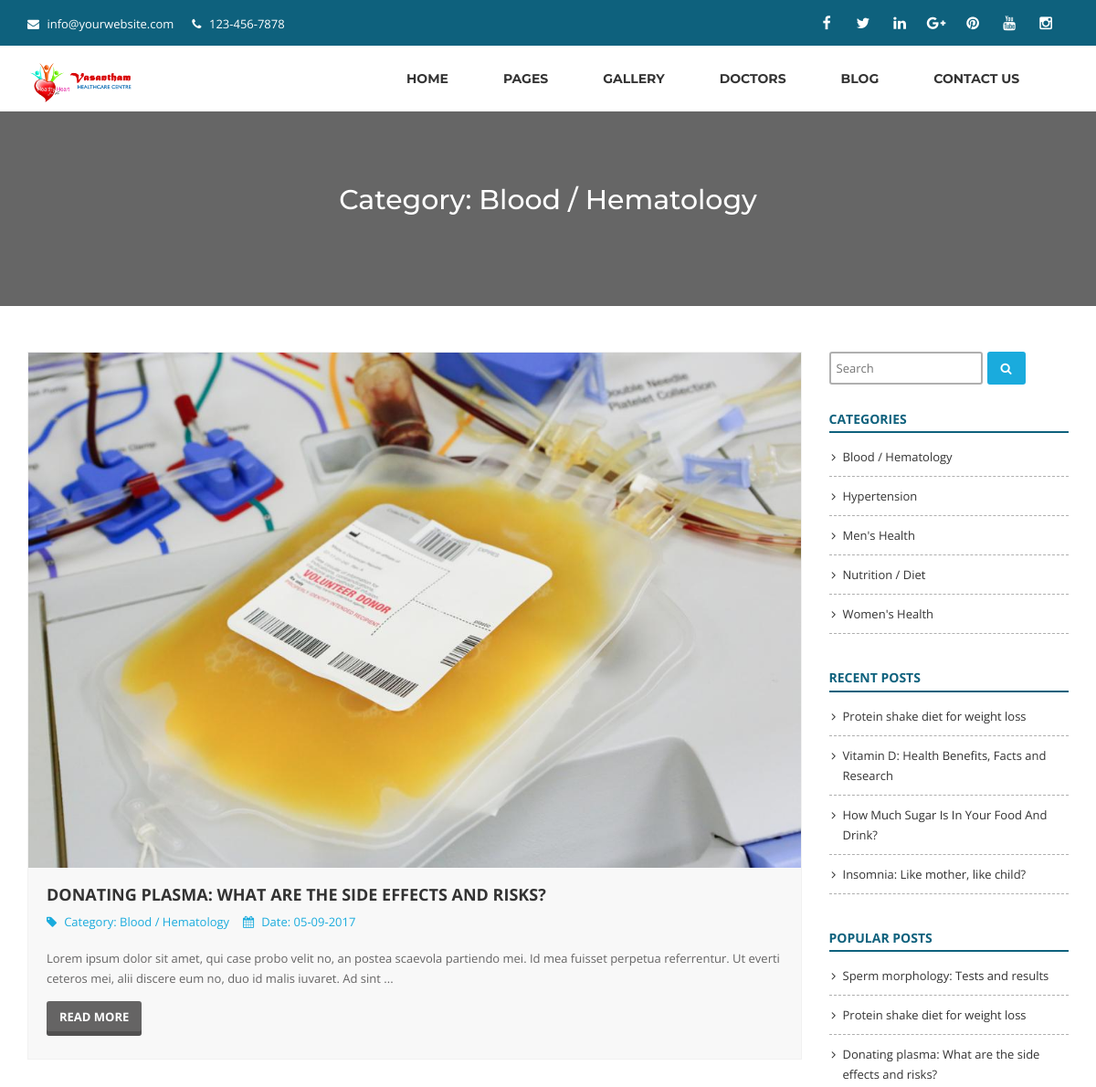
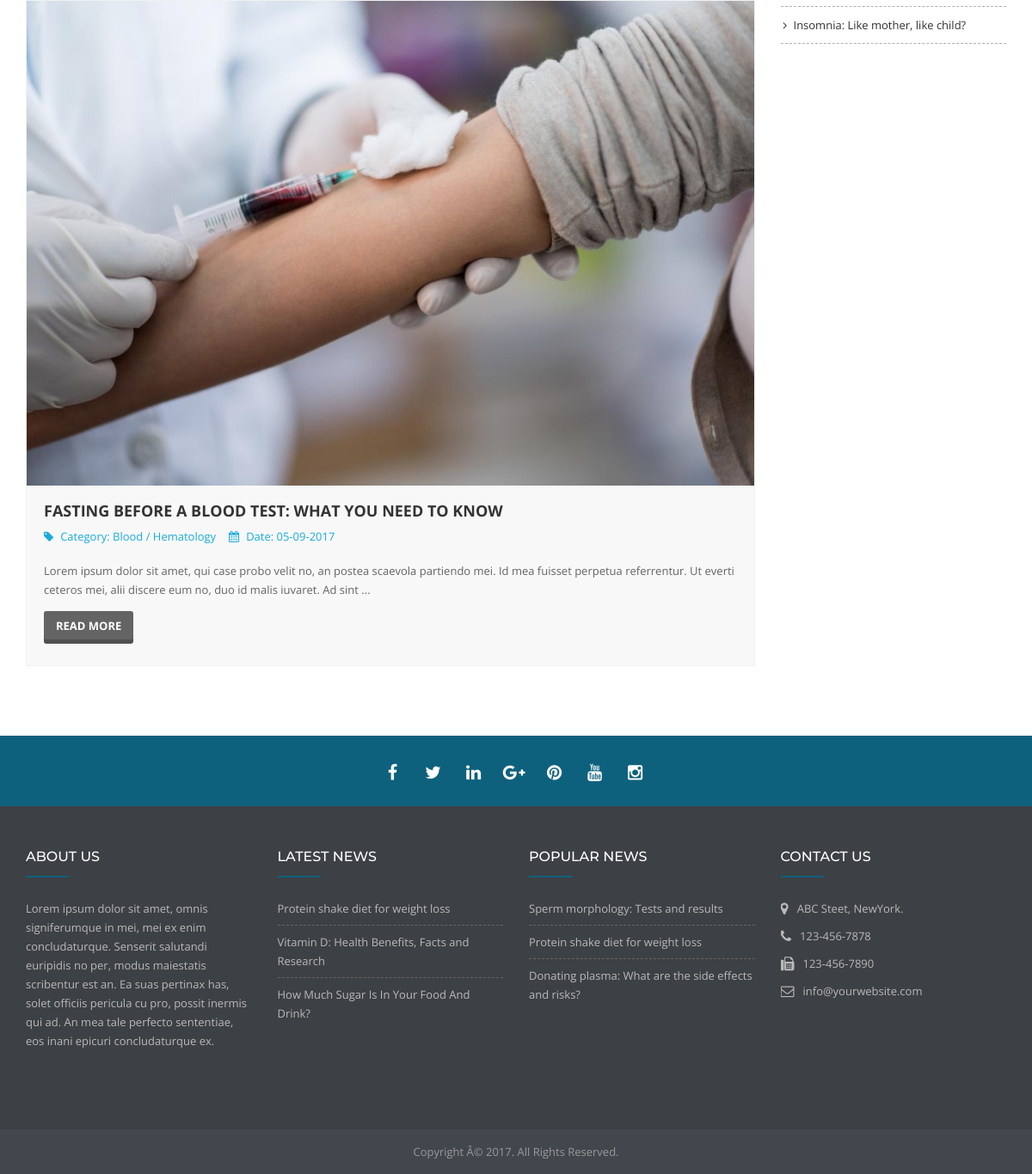
Page /category.php?slug=blood-hematology (signed in) on the committed database (2 pictures, top to bottom).
### tables this page shows
CREATE TABLE `settings` (
  `id` int(11) NOT NULL,
  `logo` varchar(255) NOT NULL,
  `favicon` varchar(255) NOT NULL,
  `footer_about` text NOT NULL,
  `footer_copyright` text NOT NULL,
  `contact_address` text NOT NULL,
  `contact_email` varchar(255) NOT NULL,
  `contact_phone` varchar(255) NOT NULL,
  `contact_fax` varchar(255) NOT NULL,
  `contact_map_iframe` text NOT NULL,
  `receive_email` varchar(255) NOT NULL,
  `receive_email_subject` varchar(255) NOT NULL,
  `receive_email_thank_you_message` text NOT NULL,
  `total_recent_news_footer` int(10) NOT NULL,
  `total_popular_news_footer` int(10) NOT NULL,
  `total_recent_news_sidebar` int(11) NOT NULL,
  `total_popular_news_sidebar` int(11) NOT NULL,
  `total_recent_news_home_page` int(11) NOT NULL,
  `meta_title_home` text NOT NULL,
  `meta_keyword_home` text NOT NULL,
  `meta_description_home` text NOT NULL,
  `home_title_service` varchar(255) NOT NULL,
  `home_subtitle_service` varchar(255) NOT NULL,
  `home_status_service` int(11) NOT NULL,
  `home_title_department` varchar(255) NOT NULL,
  `home_subtitle_department` varchar(255) NOT NULL,
  `home_status_department` int(11) NOT NULL,
  `home_title_doctor` varchar(255) NOT NULL,
  `home_subtitle_doctor` varchar(255) NOT NULL,
  `home_status_doctor` int(11) NOT NULL,
  `home_title_pricing` varchar(255) NOT NULL,
  `home_subtitle_pricing` varchar(255) NOT NULL,
  `home_status_pricing` int(11) NOT NULL,
  `home_title_testimonial` varchar(255) NOT NULL,
  `home_subtitle_testimonial` varchar(255) NOT NULL,
  `home_status_testimonial` int(11) NOT NULL,
  `home_title_news` varchar(255) NOT NULL,
  `home_subtitle_news` varchar(255) NOT NULL,
  `home_status_news` int(11) NOT NULL,
  `home_title_partner` varchar(255) NOT NULL,
  `home_subtitle_partner` varchar(255) NOT NULL,
  `home_status_partner` int(11) NOT NULL,
  `color` varchar(20) NOT NULL
);

CREATE TABLE `social` (
  `social_id` int(11) NOT NULL,
  `social_name` varchar(30) NOT NULL,
  `social_url` varchar(255) NOT NULL,
  `social_icon` varchar(30) NOT NULL
);

CREATE TABLE `menu` (
  `menu_id` int(11) NOT NULL,
  `menu_type` varchar(255) NOT NULL,
  `menu_name` varchar(255) NOT NULL,
  `category_or_page_slug` varchar(255) NOT NULL,
  `menu_order` int(11) NOT NULL,
  `menu_parent` int(11) NOT NULL,
  `menu_url` varchar(255) NOT NULL
);

CREATE TABLE `category` (
  `category_id` int(11) NOT NULL,
  `category_name` varchar(255) NOT NULL,
  `category_slug` varchar(255) NOT NULL,
  `meta_title` varchar(255) NOT NULL,
  `meta_keyword` text NOT NULL,
  `meta_description` text NOT NULL
);

CREATE TABLE `news` (
  `news_id` int(11) NOT NULL,
  `news_title` varchar(255) NOT NULL,
  `news_slug` varchar(255) NOT NULL,
  `news_content` text NOT NULL,
  `news_date` varchar(255) NOT NULL,
  `photo` varchar(255) NOT NULL,
  `category_id` int(11) NOT NULL,
  `publisher` varchar(255) NOT NULL,
  `total_view` int(11) NOT NULL,
  `meta_title` varchar(255) NOT NULL,
  `meta_keyword` text NOT NULL,
  `meta_description` text NOT NULL
);

### category.php (the view, shortened to what this page needs)
<?php require_once('header.php'); ?>
<?php
$statement = $pdo->prepare("SELECT * FROM category WHERE category_slug=?");
$statement->execute(array($_REQUEST['slug']));
$result = $statement->fetchAll(PDO::FETCH_ASSOC);
foreach ($result as $row) {
	$category_name = $row['category_name'];
	$category_slug = $row['category_slug'];
	$category_id = $row['category_id'];
}
?>
<div class="page-banner" style="background:none;">
	<div class="overlay"></div>
	<div class="container">
		<div class="row">
			<div class="col-md-12">
				<div class="banner-text">
					<h1>Category: <?php echo $category_name; ?></h1>
				</div>
			</div>
		</div>
	</div>
</div>
<section class="blog">
	<div class="container">
		<div class="row">
			<div class="col-md-9">
				<div class="blog-grid">
					<div class="row">
						<div class="col-md-12">
							<?php
							$statement = $pdo->prepare("SELECT * FROM news WHERE category_id=?");
							$statement->execute(array($category_id));
							$total = $statement->rowCount();
							?>
							<?php if (!$total) : ?>
								<p style="color:red;">Sorry! No News is found.</p>
							<?php else : ?>
								<?php
								$limit = 5;
								$page = @$_GET['page'];
								if ($page)
									$start = ($page - 1) * $limit;
								else
									$start = 0;
								$statement = $pdo->prepare("SELECT * FROM news WHERE category_id=? LIMIT $start, $limit");
								$statement->execute(array($category_id));
								$result = $statement->fetchAll(PDO::FETCH_ASSOC);
								?>
								<?php
								foreach ($result as $row) {
								?>
									<div class="post-item">
										<div class="image-holder">
											<img class="img-responsive" src="<?php echo BASE_URL; ?>assets/uploads/<?php echo $row['photo']; ?>" alt="<?php echo $row['news_title']; ?>">
										</div>
										<div class="text">
											<h3><a href="<?php echo BASE_URL; ?>news/<?php echo $row['news_slug']; ?>"><?php echo $row['news_title']; ?></a></h3>
											<ul class="status">
												<li><i class="fa fa-tag"></i>Category: <a href="<?php echo BASE_URL; ?>category/<?php echo $category_slug; ?>"><?php echo $category_name; ?></a></li>
												<li><i class="fa fa-calendar"></i>Date: <?php echo $row['news_date']; ?></li>
											</ul>
											<p>
												<?php echo substr($row['news_content'], 0, 200) . ' ...'; ?>
											</p>
											<p class="button">
												<a href="<?php echo BASE_URL; ?>news/<?php echo $row['news_slug']; ?>">Read More</a>
											</p>
										</div>
									</div>
								<?php
								}
								?>
							<?php endif; ?>
						</div>
						<div class="col-md-12">
						</div>
					</div>
				</div>
			</div>
			<div class="col-md-3">
				<?php require_once('sidebar.php'); ?>
			</div>
		</div>
	</div>
</section>
<?php require_once('footer.php'); ?>

### header.php (shortened to what this page needs)
<?php
include("admin/config.php");
?>
<?php
$statement = $pdo->prepare("SELECT * FROM settings WHERE id=1");
$statement->execute();
$result = $statement->fetchAll(PDO::FETCH_ASSOC);
foreach ($result as $row)
{
	$logo = $row['logo'];
	$contact_email = $row['contact_email'];
	$contact_phone = $row['contact_phone'];
}
?>
<!DOCTYPE html>
<html dir="ltr" lang="en">
<head>
	<?php
	$cur_page = substr($_SERVER["SCRIPT_NAME"],strrpos($_SERVER["SCRIPT_NAME"],"/")+1);
	if($cur_page == 'category.php')
	{
		$statement = $pdo->prepare("SELECT * FROM category WHERE category_slug=?");
		$statement->execute(array($_REQUEST['slug']));
		$result = $statement->fetchAll(PDO::FETCH_ASSOC);
	}
	?>
	<link rel="stylesheet" href="<?php echo BASE_URL; ?>assets/css/bootstrap.min.css">
	<link rel="stylesheet" href="<?php echo BASE_URL; ?>assets/css/slicknav.css">
	<link rel="stylesheet" href="<?php echo BASE_URL; ?>assets/css/superfish.css">
	<link rel="stylesheet" href="<?php echo BASE_URL; ?>assets/css/animate.css">
	<link rel="stylesheet" href="<?php echo BASE_URL; ?>assets/css/jquery.bxslider.css">
	<link rel="stylesheet" href="<?php echo BASE_URL; ?>assets/css/hover.css">
	<link rel="stylesheet" href="<?php echo BASE_URL; ?>assets/css/magnific-popup.css">
	<link rel="stylesheet" href="<?php echo BASE_URL; ?>assets/css/style.css">
	<link rel="stylesheet" href="<?php echo BASE_URL; ?>assets/css/responsive.css">
</head>
<body>
	<div class="page-wrapper">
		<div class="top-bar">
			<div class="container">
				<div class="row">
					<div class="col-md-4 top-contact">
						<div class="list">
							<i class="fa fa-envelope"></i> <a href="mailto:<?php echo $contact_email; ?>"><?php echo $contact_email; ?></a>
						</div>
						<div class="list">
							<i class="fa fa-phone"></i> <?php echo $contact_phone; ?>
						</div>
					</div>
					<div class="col-md-8 top-social">
						<ul>
							<?php
							$statement = $pdo->prepare("SELECT * FROM social");
							$statement->execute();
							$result = $statement->fetchAll(PDO::FETCH_ASSOC);
							foreach ($result as $row)
							{
								if($row['social_url']!='')
								{
									echo '<li><a href="'.$row['social_url'].'"><i class="'.$row['social_icon'].'"></i></a></li>';
								}
							}
							?>
						</ul>
					</div>
				</div>
			</div>
		</div>
		<header>
			<div class="container">
				<div class="row">
					<div class="col-md-4 logo">
						<a href="<?php echo BASE_URL; ?>"><img src="<?php echo BASE_URL; ?>assets/uploads/<?php echo $logo; ?>" alt=""></a>
					</div>
					<div class="col-md-8 nav-wrapper">
						<div class="nav">
							<ul class="sf-menu">
								<?php
								$statement = $pdo->prepare("SELECT * FROM menu ORDER BY menu_order ASC");
								$statement->execute();
								$result = $statement->fetchAll(PDO::FETCH_ASSOC);
								foreach ($result as $row)
								{
									echo '<li>';
									if($row['menu_parent']==0)
									{
										if($row['menu_type']=='Page')
										{
											echo '
											<a href="'.BASE_URL.'page/'.$row['category_or_page_slug'].'">
												<span class="menu-title">
													'.$row['menu_name'].'
												</span>
											</a>
											';
										}
										if($row['menu_type']=='Other')
										{
											echo '<a href="'.$row['menu_url'].'">';
											echo '
												<span class="menu-title">
													'.$row['menu_name'].'
												</span>
												';
											echo '</a>';
										}
									}
									echo '</li>';
								}
								?>
							</ul>
						</div>
					</div>
				</div>
			</div>
		</header>

### sidebar.php
<div class="sidebar">
	<div class="widget widget-search">
		<form action="<?php echo BASE_URL; ?>search" method="post">
			<input type="text" name="search_string" placeholder="Search">
			<button type="submit"><i class="fa fa-search"></i></button>
		</form>
	</div>
	<div class="widget">
		<?php
		$statement = $pdo->prepare("SELECT * FROM settings WHERE id=1");
		$statement->execute();
		$result = $statement->fetchAll(PDO::FETCH_ASSOC);
		foreach ($result as $row) {
			$total_recent_news_sidebar = $row['total_recent_news_sidebar'];
			$total_popular_news_sidebar = $row['total_popular_news_sidebar'];
		}
		?>
		<h4>Categories</h4>
		<ul>
			<?php
			$statement = $pdo->prepare("SELECT * FROM category ORDER BY category_name ASC");
			$statement->execute();
			$result = $statement->fetchAll(PDO::FETCH_ASSOC);
			foreach ($result as $row) {
				?>
				<li><a href="<?php echo BASE_URL; ?>category/<?php echo $row['category_slug']; ?>"><?php echo $row['category_name']; ?></a></li>
				<?php
			}
			?>
		</ul>
	</div>
	<div class="widget">
		<h4>Recent Posts</h4>
		<ul>
			<?php
			$i=0;
			$statement = $pdo->prepare("SELECT * FROM news ORDER BY news_id DESC");
			$statement->execute();
			$result = $statement->fetchAll(PDO::FETCH_ASSOC);
			foreach ($result as $row) {
				$i++;
				if($i>$total_recent_news_sidebar) {break;}
				?>
				<li><a href="<?php echo BASE_URL; ?>news/<?php echo $row['news_slug']; ?>"><?php echo $row['news_title']; ?></a></li>
				<?php
			}
			?>
		</ul>
	</div>
	<div class="widget">
		<h4>Popular Posts</h4>
		<ul>
			<?php
			$i=0;
			$statement = $pdo->prepare("SELECT * FROM news ORDER BY total_view DESC");
			$statement->execute();
			$result = $statement->fetchAll(PDO::FETCH_ASSOC);
			foreach ($result as $row) {
				$i++;
				if($i>$total_popular_news_sidebar) {break;}
				?>
				<li><a href="<?php echo BASE_URL; ?>news/<?php echo $row['news_slug']; ?>"><?php echo $row['news_title']; ?></a></li>
				<?php
			}
			?>
		</ul>
	</div>
</div>

### footer.php (shortened to what this page needs)
		<?php
		$statement = $pdo->prepare("SELECT * FROM settings WHERE id=1");
		$statement->execute();
		$result = $statement->fetchAll(PDO::FETCH_ASSOC);
		foreach ($result as $row)
		{
			$footer_about                = $row['footer_about'];
			$footer_copyright            = $row['footer_copyright'];
			$contact_address             = $row['contact_address'];
			$contact_email               = $row['contact_email'];
			$contact_phone               = $row['contact_phone'];
			$contact_fax                 = $row['contact_fax'];
			$total_recent_news_footer    = $row['total_recent_news_footer'];
			$total_popular_news_footer   = $row['total_popular_news_footer'];
		}
		?>
		<section class="footer-social">
			<div class="container">
				<div class="row">
					<div class="col-md-12">
						<div class="item">
							<ul>
								<?php
								$statement = $pdo->prepare("SELECT * FROM social");
								$statement->execute();
								$result = $statement->fetchAll(PDO::FETCH_ASSOC);
								foreach ($result as $row)
								{
									if($row['social_url']!='')
									{
										echo '<li><a href="'.$row['social_url'].'"><i class="'.$row['social_icon'].'"></i></a></li>';
									}
								}
								?>
							</ul>
						</div>
					</div>
				</div>
			</div>
		</section>
		<section class="footer-main">
			<div class="container">
				<div class="row">
					<div class="col-sm-6 col-md-3 col-lg-3 footer-col">
						<h3>About Us</h3>
						<p>
							<?php echo nl2br($footer_about); ?>
						</p>
					</div>
					<div class="col-sm-6 col-md-3 col-lg-3 footer-col">
						<h3>Latest News</h3>
						<?php
						$i=0;
						$statement = $pdo->prepare("SELECT * FROM news ORDER BY news_id DESC");
						$statement->execute();
						$result = $statement->fetchAll(PDO::FETCH_ASSOC);
						foreach ($result as $row) {
							$i++;
							if($i>$total_recent_news_footer) {break;}
							?>
							<div class="news-item">
								<div class="news-title"><a href="<?php echo BASE_URL; ?>news/<?php echo $row['news_slug']; ?>"><?php echo $row['news_title']; ?></a></div>
							</div>
							<?php
						}
						?>
					</div>
					<div class="col-sm-6 col-md-3 col-lg-3 footer-col">
						<h3>Popular News</h3>
						<?php
						$i=0;
						$statement = $pdo->prepare("SELECT * FROM news ORDER BY total_view DESC");
						$statement->execute();
						$result = $statement->fetchAll(PDO::FETCH_ASSOC);
						foreach ($result as $row) {
							$i++;
							if($i>$total_popular_news_footer) {break;}
							?>
							<div class="news-item">
								<div class="news-title"><a href="<?php echo BASE_URL; ?>news/<?php echo $row['news_slug']; ?>"><?php echo $row['news_title']; ?></a></div>
							</div>
							<?php
						}
						?>
					</div>
					<div class="col-sm-6 col-md-3 col-lg-3 footer-col">
						<h3>Contact Us</h3>
						<div class="contact-item">
							<div class="icon"><i class="fa fa-map-marker"></i></div>
							<div class="text"><?php echo $contact_address; ?></div>
						</div>
						<div class="contact-item">
							<div class="icon"><i class="fa fa-phone"></i></div>
							<div class="text"><?php echo $contact_phone; ?></div>
						</div>
						<div class="contact-item">
							<div class="icon"><i class="fa fa-fax"></i></div>
							<div class="text"><?php echo $contact_fax; ?></div>
						</div>
						<div class="contact-item">
							<div class="icon"><i class="fa fa-envelope-o"></i></div>
							<div class="text"><?php echo $contact_email; ?></div>
						</div>
					</div>
				</div>
			</div>
		</section>
		<section class="footer-bottom">
			<div class="container">
				<div class="row">
					<div class="col-md-12 copyright" style="text-align: center;">
						<?php echo $footer_copyright; ?>
					</div>
				</div>
			</div>
		</section>
	</div>
</body>
</html>

### assets/css/superfish.css (style rules this page uses)
.sf-menu, .sf-menu * { margin: 0; padding: 0; list-style: none; }
.sf-menu li { position: relative; }
.sf-menu > li { float: left; }
.sf-menu a { display: block; position: relative; }
.sf-menu { float: left; margin-bottom: 1em; }
.sf-menu a { border-left: 1px solid #fff; border-top: 1px solid #dFeEFF; border-top: 1px solid rgba(255,255,255,.5); padding: .75em 1em; text-decoration: none; zoom: 1; }
.sf-menu a { color: #13a; }
.sf-menu li { background: #BDD2FF; white-space: nowrap; *white-space: normal; -webkit-transition: background .2s; transition: background .2s; }

### assets/css/responsive.css (style rules this page uses)
* { margin: 0; padding: 0; border: 0; outline: none; }
@media only screen and (min-width: 750px) { header .nav-wrapper, .nav-wrapper .nav { display: block!important; } }

### rows in the picture
settings: contact_email "info@yourwebsite.com", contact_phone "123-456-7878", logo (picture), footer_about "Lorem ipsum dolor sit amet, omnis signiferumque in mei, mei ex enim concludaturque. Senserit salutandi euripidis no per, modus maiestatis scribentur est an. Ea suas pertinax has, solet officiis pericula cu pro, possit inermis qui ad. An mea tale perfecto sententiae, eos inani epicuri concludaturque ex.", contact_address "ABC Steet, NewYork.", contact_fax "123-456-7890", footer_copyright "Copyright Â© 2017. All Rights Reserved."
menu: menu_name "HOME"
menu: menu_name "PAGES"
menu: menu_name "GALLERY"
menu: menu_name "DOCTORS"
menu: menu_name "BLOG"
menu: menu_name "CONTACT US"
category: category_name "Blood / Hematology"
news: photo (picture), news_title "DONATING PLASMA: WHAT ARE THE SIDE EFFECTS AND RISKS?", category.category_name "Blood / Hematology", news_date "05-09-2017", news_content "Lorem ipsum dolor sit amet, qui case probo velit no, an postea scaevola partiendo mei. Id mea fuisset perpetua referrentur. Ut everti ceteros mei, alii discere eum no, duo id malis iuvaret. Ad sint", news_title "Donating plasma: What are the side effects and risks?"
news: photo (picture), news_title "FASTING BEFORE A BLOOD TEST: WHAT YOU NEED TO KNOW", category.category_name "Blood / Hematology", news_date "05-09-2017", news_content "Lorem ipsum dolor sit amet, qui case probo velit no, an postea scaevola partiendo mei. Id mea fuisset perpetua referrentur. Ut everti ceteros mei, alii discere eum no, duo id malis iuvaret. Ad sint"
category: category_name "Hypertension"
category: category_name "Men's Health"
category: category_name "Nutrition / Diet"
category: category_name "Women's Health"
news: news_title "Protein shake diet for weight loss"
news: news_title "Vitamin D: Health Benefits, Facts and Research"
news: news_title "How Much Sugar Is In Your Food And Drink?"
news: news_title "Insomnia: Like mother, like child?"
news: news_title "Sperm morphology: Tests and results"
